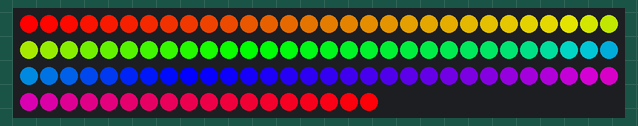
Simulated run of this sketch. Board: ESP32. On the bench: 108 RGB LEDs in strip order, left to right, continuing on the next row.

Above: at 0.16 s.
At 5.05 s:
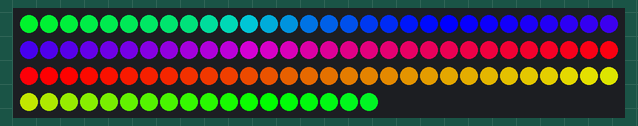
At 9.95 s:
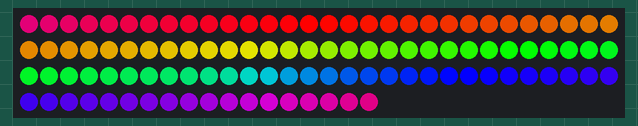
At 19.75 s:
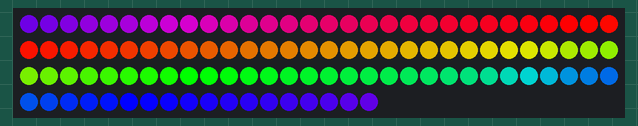
At 29.24 s:
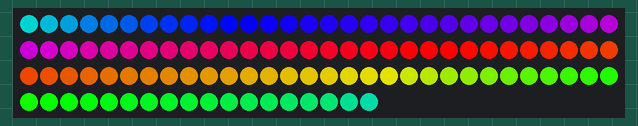
At 39.64 s:
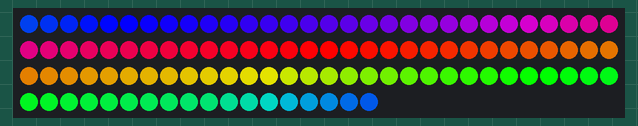

The sketch:

led_test.ino
```cpp
#include <FastLED.h>

// Bring-up of the grow-light panel on GPIO 27.
// Layout: 6 rows × 18 LEDs (108), serpentine.
// Data starts on the end row. After that row the wire wraps and continues
// forward onto the next row (odd rows run back the other way):
//   even rows (0, 2, 4): along the row, starting at the end position
//   odd rows  (1, 3, 5): back the other way, toward the next wrap
// Hue follows wire order 0..(LED_COUNT-1), so the rainbow walks that path.
#define LED_PIN        27
#define ROW_COUNT      6
#define LEDS_PER_ROW   18
constexpr int LED_COUNT = ROW_COUNT * LEDS_PER_ROW;

#define FRAME_MS          10
#define MAX_VOLTS         5
#define MAX_CURRENT_MA    2200  // soft cap — leave headroom on the 3 A LED buck

CRGB leds[LED_COUNT];

void setup() {
  FastLED.addLeds<WS2812B, LED_PIN, GRB>(leds, LED_COUNT);
  FastLED.setMaxPowerInVoltsAndMilliamps(MAX_VOLTS, MAX_CURRENT_MA);
  FastLED.setBrightness(255);
  FastLED.clear(true);
}

void loop() {
  // Original full-strip rainbow: one hue cycle across the wire, scrolling.
  // Every pixel stays lit. A dead LED or a bad join shows up as a gap in
  // the progression where the strip wraps to the next row.
  static uint16_t firstHue = 0;
  for (int i = 0; i < LED_COUNT; i++) {
    const uint8_t hue = (firstHue + (i * 65536L / LED_COUNT)) >> 8;
    leds[i] = CHSV(hue, 255, 255);
  }
  FastLED.show();
  firstHue += 256;
  delay(FRAME_MS);
}
```
